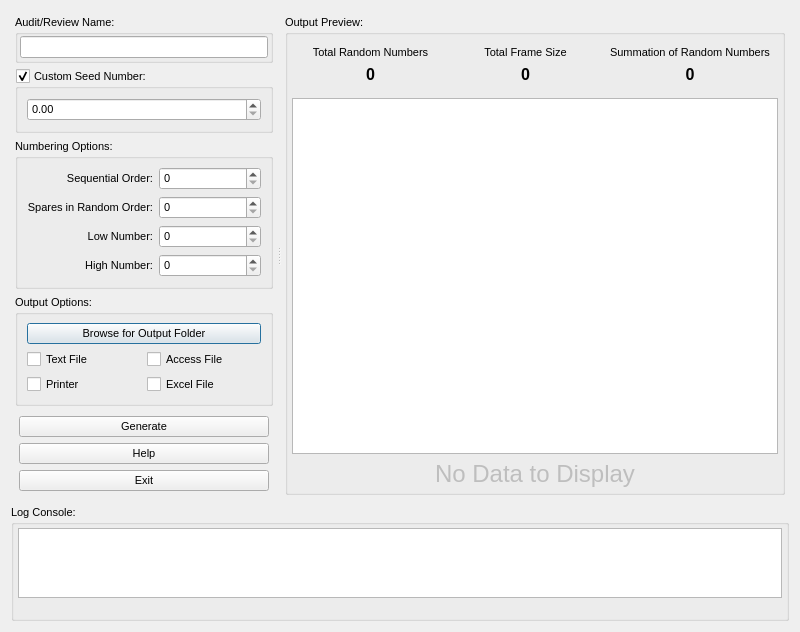
<?xml version="1.0" encoding="UTF-8"?>
<ui version="4.0">
 <class>UISSRN</class>
 <widget class="QDialog" name="UISSRN">
  <property name="geometry">
   <rect>
    <x>0</x>
    <y>0</y>
    <width>800</width>
    <height>600</height>
   </rect>
  </property>
  <property name="font">
   <font>
    <pointsize>8</pointsize>
   </font>
  </property>
  <property name="windowTitle">
   <string>RAT-STATS Module - Single Stage Random Numbers</string>
  </property>
  <property name="styleSheet">
   <string notr="true"/>
  </property>
  <layout class="QVBoxLayout" name="verticalLayout_5">
   <item>
    <widget class="QSplitter" name="splitter">
     <property name="orientation">
      <enum>Qt::Horizontal</enum>
     </property>
     <widget class="QFrame" name="m_frmOptions">
      <layout class="QVBoxLayout" name="verticalLayout">
       <property name="leftMargin">
        <number>4</number>
       </property>
       <property name="topMargin">
        <number>4</number>
       </property>
       <property name="rightMargin">
        <number>4</number>
       </property>
       <property name="bottomMargin">
        <number>4</number>
       </property>
       <item>
        <widget class="QGroupBox" name="m_grpReviewName">
         <property name="title">
          <string>Audit/Review Name:</string>
         </property>
         <layout class="QGridLayout" name="gridLayout_2">
          <property name="leftMargin">
           <number>2</number>
          </property>
          <property name="topMargin">
           <number>2</number>
          </property>
          <property name="rightMargin">
           <number>2</number>
          </property>
          <property name="bottomMargin">
           <number>2</number>
          </property>
          <item row="0" column="0">
           <widget class="QLineEdit" name="m_txtAuditName"/>
          </item>
         </layout>
        </widget>
       </item>
       <item>
        <widget class="QGroupBox" name="m_grpSeed">
         <property name="title">
          <string>Custom Seed Number:</string>
         </property>
         <property name="checkable">
          <bool>true</bool>
         </property>
         <layout class="QVBoxLayout" name="verticalLayout_3">
          <item>
           <widget class="QDoubleSpinBox" name="m_spnSeed"/>
          </item>
         </layout>
        </widget>
       </item>
       <item>
        <widget class="QGroupBox" name="m_grpNumberingOptions">
         <property name="title">
          <string>Numbering Options:</string>
         </property>
         <layout class="QGridLayout" name="gridLayout">
          <item row="2" column="0">
           <widget class="QLabel" name="label_3">
            <property name="text">
             <string>Low Number:</string>
            </property>
            <property name="alignment">
             <set>Qt::AlignRight|Qt::AlignTrailing|Qt::AlignVCenter</set>
            </property>
           </widget>
          </item>
          <item row="3" column="0">
           <widget class="QLabel" name="label_4">
            <property name="text">
             <string>High Number:</string>
            </property>
            <property name="alignment">
             <set>Qt::AlignRight|Qt::AlignTrailing|Qt::AlignVCenter</set>
            </property>
           </widget>
          </item>
          <item row="1" column="0">
           <widget class="QLabel" name="label_2">
            <property name="text">
             <string>Spares in Random Order:</string>
            </property>
            <property name="alignment">
             <set>Qt::AlignRight|Qt::AlignTrailing|Qt::AlignVCenter</set>
            </property>
           </widget>
          </item>
          <item row="0" column="0">
           <widget class="QLabel" name="label">
            <property name="text">
             <string>Sequential Order:</string>
            </property>
            <property name="alignment">
             <set>Qt::AlignRight|Qt::AlignTrailing|Qt::AlignVCenter</set>
            </property>
           </widget>
          </item>
          <item row="2" column="1">
           <widget class="QSpinBox" name="m_spnLowNumber"/>
          </item>
          <item row="3" column="1">
           <widget class="QSpinBox" name="m_spnHighNumber"/>
          </item>
          <item row="1" column="1">
           <widget class="QSpinBox" name="m_spnSpares">
            <property name="maximum">
             <number>10000</number>
            </property>
           </widget>
          </item>
          <item row="0" column="1">
           <widget class="QSpinBox" name="m_spnOrder">
            <property name="maximum">
             <number>10000</number>
            </property>
           </widget>
          </item>
         </layout>
        </widget>
       </item>
       <item>
        <widget class="QGroupBox" name="m_grpOutputOptions">
         <property name="font">
          <font>
           <pointsize>8</pointsize>
          </font>
         </property>
         <property name="title">
          <string>Output Options:</string>
         </property>
         <layout class="QVBoxLayout" name="verticalLayout_2">
          <item>
           <widget class="QPushButton" name="m_btnBrowse">
            <property name="text">
             <string>Browse for Output Folder</string>
            </property>
           </widget>
          </item>
          <item>
           <layout class="QGridLayout" name="gridLayout_3">
            <item row="0" column="0">
             <widget class="QCheckBox" name="m_chkTextOutput">
              <property name="text">
               <string>Text File</string>
              </property>
             </widget>
            </item>
            <item row="1" column="1">
             <widget class="QCheckBox" name="m_chkExcelOutput">
              <property name="text">
               <string>Excel File</string>
              </property>
             </widget>
            </item>
            <item row="0" column="1">
             <widget class="QCheckBox" name="m_chkAccessOutput">
              <property name="text">
               <string>Access File</string>
              </property>
             </widget>
            </item>
            <item row="1" column="0">
             <widget class="QCheckBox" name="m_chkPrinterOutput">
              <property name="text">
               <string>Printer</string>
              </property>
             </widget>
            </item>
           </layout>
          </item>
         </layout>
        </widget>
       </item>
       <item>
        <widget class="QFrame" name="m_frmCommand">
         <layout class="QVBoxLayout" name="m_">
          <property name="leftMargin">
           <number>4</number>
          </property>
          <property name="topMargin">
           <number>4</number>
          </property>
          <property name="rightMargin">
           <number>4</number>
          </property>
          <property name="bottomMargin">
           <number>4</number>
          </property>
          <item>
           <widget class="QPushButton" name="m_btnGenerate">
            <property name="sizePolicy">
             <sizepolicy hsizetype="Expanding" vsizetype="Fixed">
              <horstretch>0</horstretch>
              <verstretch>0</verstretch>
             </sizepolicy>
            </property>
            <property name="text">
             <string>Generate</string>
            </property>
            <property name="iconSize">
             <size>
              <width>32</width>
              <height>32</height>
             </size>
            </property>
           </widget>
          </item>
          <item>
           <widget class="QPushButton" name="m_btnHelp">
            <property name="sizePolicy">
             <sizepolicy hsizetype="Expanding" vsizetype="Fixed">
              <horstretch>0</horstretch>
              <verstretch>0</verstretch>
             </sizepolicy>
            </property>
            <property name="text">
             <string>Help</string>
            </property>
            <property name="iconSize">
             <size>
              <width>32</width>
              <height>32</height>
             </size>
            </property>
           </widget>
          </item>
          <item>
           <widget class="QPushButton" name="m_btnExit">
            <property name="sizePolicy">
             <sizepolicy hsizetype="Expanding" vsizetype="Fixed">
              <horstretch>0</horstretch>
              <verstretch>0</verstretch>
             </sizepolicy>
            </property>
            <property name="text">
             <string>Exit</string>
            </property>
            <property name="iconSize">
             <size>
              <width>32</width>
              <height>32</height>
             </size>
            </property>
           </widget>
          </item>
         </layout>
        </widget>
       </item>
      </layout>
     </widget>
     <widget class="QWidget" name="verticalLayoutWidget_2">
      <layout class="QVBoxLayout" name="verticalLayout_4">
       <property name="leftMargin">
        <number>4</number>
       </property>
       <property name="topMargin">
        <number>4</number>
       </property>
       <property name="rightMargin">
        <number>4</number>
       </property>
       <property name="bottomMargin">
        <number>4</number>
       </property>
       <item>
        <widget class="QGroupBox" name="verticalGroupBox">
         <property name="title">
          <string>Output Preview:</string>
         </property>
         <layout class="QVBoxLayout" name="verticalLayout_6">
          <property name="leftMargin">
           <number>4</number>
          </property>
          <property name="topMargin">
           <number>4</number>
          </property>
          <property name="rightMargin">
           <number>4</number>
          </property>
          <property name="bottomMargin">
           <number>4</number>
          </property>
          <item>
           <widget class="QFrame" name="m_frmTotals">
            <layout class="QHBoxLayout" name="horizontalLayout">
             <property name="leftMargin">
              <number>4</number>
             </property>
             <property name="topMargin">
              <number>4</number>
             </property>
             <property name="rightMargin">
              <number>4</number>
             </property>
             <property name="bottomMargin">
              <number>4</number>
             </property>
             <item>
              <layout class="QVBoxLayout" name="verticalLayout_8">
               <property name="leftMargin">
                <number>4</number>
               </property>
               <property name="topMargin">
                <number>4</number>
               </property>
               <property name="rightMargin">
                <number>4</number>
               </property>
               <property name="bottomMargin">
                <number>4</number>
               </property>
               <item>
                <widget class="QLabel" name="m_lblTotalRandomNumbersLabel">
                 <property name="text">
                  <string>Total Random Numbers</string>
                 </property>
                 <property name="alignment">
                  <set>Qt::AlignCenter</set>
                 </property>
                </widget>
               </item>
               <item>
                <widget class="QLabel" name="m_lblTotalRandomNumbersValue">
                 <property name="font">
                  <font>
                   <pointsize>12</pointsize>
                   <weight>75</weight>
                   <bold>true</bold>
                  </font>
                 </property>
                 <property name="text">
                  <string>0</string>
                 </property>
                 <property name="alignment">
                  <set>Qt::AlignCenter</set>
                 </property>
                </widget>
               </item>
              </layout>
             </item>
             <item>
              <layout class="QVBoxLayout" name="verticalLayout_9">
               <property name="leftMargin">
                <number>4</number>
               </property>
               <property name="topMargin">
                <number>4</number>
               </property>
               <property name="rightMargin">
                <number>4</number>
               </property>
               <property name="bottomMargin">
                <number>4</number>
               </property>
               <item>
                <widget class="QLabel" name="m_lblTotalFrameSizeLabel">
                 <property name="text">
                  <string>Total Frame Size</string>
                 </property>
                 <property name="alignment">
                  <set>Qt::AlignCenter</set>
                 </property>
                </widget>
               </item>
               <item>
                <widget class="QLabel" name="m_lblTotalFrameSizeValue">
                 <property name="font">
                  <font>
                   <pointsize>12</pointsize>
                   <weight>75</weight>
                   <bold>true</bold>
                  </font>
                 </property>
                 <property name="text">
                  <string>0</string>
                 </property>
                 <property name="alignment">
                  <set>Qt::AlignCenter</set>
                 </property>
                </widget>
               </item>
              </layout>
             </item>
             <item>
              <layout class="QVBoxLayout" name="verticalLayout_10">
               <property name="leftMargin">
                <number>4</number>
               </property>
               <property name="topMargin">
                <number>4</number>
               </property>
               <property name="rightMargin">
                <number>4</number>
               </property>
               <property name="bottomMargin">
                <number>4</number>
               </property>
               <item>
                <widget class="QLabel" name="m_lblOutputSummationLabel">
                 <property name="text">
                  <string>Summation of Random Numbers</string>
                 </property>
                 <property name="alignment">
                  <set>Qt::AlignCenter</set>
                 </property>
                </widget>
               </item>
               <item>
                <widget class="QLabel" name="m_lblOutputSummationValue">
                 <property name="font">
                  <font>
                   <pointsize>12</pointsize>
                   <weight>75</weight>
                   <bold>true</bold>
                  </font>
                 </property>
                 <property name="text">
                  <string>0</string>
                 </property>
                 <property name="alignment">
                  <set>Qt::AlignCenter</set>
                 </property>
                </widget>
               </item>
              </layout>
             </item>
            </layout>
           </widget>
          </item>
          <item>
           <widget class="QTableWidget" name="m_tblOutput">
            <property name="enabled">
             <bool>true</bool>
            </property>
           </widget>
          </item>
          <item>
           <widget class="QLabel" name="m_lblNoData">
            <property name="enabled">
             <bool>false</bool>
            </property>
            <property name="font">
             <font>
              <pointsize>18</pointsize>
             </font>
            </property>
            <property name="text">
             <string>No Data to Display</string>
            </property>
            <property name="alignment">
             <set>Qt::AlignCenter</set>
            </property>
           </widget>
          </item>
         </layout>
        </widget>
       </item>
      </layout>
     </widget>
    </widget>
   </item>
   <item>
    <widget class="QGroupBox" name="m_grpLog">
     <property name="title">
      <string>Log Console:</string>
     </property>
     <layout class="QVBoxLayout" name="verticalLayout_7">
      <property name="leftMargin">
       <number>4</number>
      </property>
      <property name="topMargin">
       <number>4</number>
      </property>
      <property name="rightMargin">
       <number>4</number>
      </property>
      <property name="bottomMargin">
       <number>1</number>
      </property>
      <item>
       <widget class="QTextEdit" name="m_txtConsole"/>
      </item>
      <item>
       <widget class="QLabel" name="m_lblStatus">
        <property name="enabled">
         <bool>true</bool>
        </property>
        <property name="text">
         <string/>
        </property>
       </widget>
      </item>
     </layout>
    </widget>
   </item>
  </layout>
 </widget>
 <resources/>
 <connections/>
</ui>
